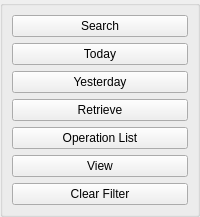
      <widget class="QGroupBox" name="groupBox_7" >
       <property name="sizePolicy" >
        <sizepolicy>
         <hsizetype>5</hsizetype>
         <vsizetype>5</vsizetype>
         <horstretch>0</horstretch>
         <verstretch>0</verstretch>
        </sizepolicy>
       </property>
       <property name="maximumSize" >
        <size>
         <width>16777215</width>
         <height>16777215</height>
        </size>
       </property>
       <property name="title" >
        <string/>
       </property>
       <layout class="QGridLayout" >
        <property name="margin" >
         <number>9</number>
        </property>
        <property name="spacing" >
         <number>6</number>
        </property>
        <item row="0" column="0" >
         <widget class="QPushButton" name="m_searchButton" >
          <property name="sizePolicy" >
           <sizepolicy>
            <hsizetype>1</hsizetype>
            <vsizetype>3</vsizetype>
            <horstretch>0</horstretch>
            <verstretch>0</verstretch>
           </sizepolicy>
          </property>
          <property name="maximumSize" >
           <size>
            <width>16777215</width>
            <height>30</height>
           </size>
          </property>
          <property name="toolTip" >
           <string>search</string>
          </property>
          <property name="text" >
           <string>Search</string>
          </property>
         </widget>
        </item>
        <item row="1" column="0" >
         <widget class="QPushButton" name="m_todayButton" >
          <property name="sizePolicy" >
           <sizepolicy>
            <hsizetype>1</hsizetype>
            <vsizetype>3</vsizetype>
            <horstretch>0</horstretch>
            <verstretch>0</verstretch>
           </sizepolicy>
          </property>
          <property name="maximumSize" >
           <size>
            <width>16777215</width>
            <height>30</height>
           </size>
          </property>
          <property name="text" >
           <string>Today</string>
          </property>
         </widget>
        </item>
        <item row="2" column="0" >
         <widget class="QPushButton" name="m_yesterdayButton" >
          <property name="sizePolicy" >
           <sizepolicy>
            <hsizetype>1</hsizetype>
            <vsizetype>3</vsizetype>
            <horstretch>0</horstretch>
            <verstretch>0</verstretch>
           </sizepolicy>
          </property>
          <property name="maximumSize" >
           <size>
            <width>16777215</width>
            <height>30</height>
           </size>
          </property>
          <property name="text" >
           <string>Yesterday</string>
          </property>
         </widget>
        </item>
        <item row="3" column="0" >
         <widget class="QPushButton" name="m_retrieveButton" >
          <property name="sizePolicy" >
           <sizepolicy>
            <hsizetype>1</hsizetype>
            <vsizetype>3</vsizetype>
            <horstretch>0</horstretch>
            <verstretch>0</verstretch>
           </sizepolicy>
          </property>
          <property name="maximumSize" >
           <size>
            <width>16777215</width>
            <height>30</height>
           </size>
          </property>
          <property name="text" >
           <string>Retrieve</string>
          </property>
         </widget>
        </item>
        <item row="4" column="0" >
         <widget class="QPushButton" name="m_retrieveListButton" >
          <property name="sizePolicy" >
           <sizepolicy>
            <hsizetype>1</hsizetype>
            <vsizetype>3</vsizetype>
            <horstretch>0</horstretch>
            <verstretch>0</verstretch>
           </sizepolicy>
          </property>
          <property name="maximumSize" >
           <size>
            <width>16777215</width>
            <height>30</height>
           </size>
          </property>
          <property name="text" >
           <string>Operation List</string>
          </property>
         </widget>
        </item>
        <item row="5" column="0" >
         <widget class="QPushButton" name="m_viewButton" >
          <property name="sizePolicy" >
           <sizepolicy>
            <hsizetype>1</hsizetype>
            <vsizetype>3</vsizetype>
            <horstretch>0</horstretch>
            <verstretch>0</verstretch>
           </sizepolicy>
          </property>
          <property name="maximumSize" >
           <size>
            <width>16777215</width>
            <height>30</height>
           </size>
          </property>
          <property name="text" >
           <string>View</string>
          </property>
         </widget>
        </item>
        <item row="6" column="0" >
         <widget class="QPushButton" name="m_clearButton" >
          <property name="sizePolicy" >
           <sizepolicy>
            <hsizetype>1</hsizetype>
            <vsizetype>3</vsizetype>
            <horstretch>0</horstretch>
            <verstretch>0</verstretch>
           </sizepolicy>
          </property>
          <property name="maximumSize" >
           <size>
            <width>16777215</width>
            <height>30</height>
           </size>
          </property>
          <property name="text" >
           <string>Clear Filter</string>
          </property>
         </widget>
        </item>
       </layout>
      </widget>
